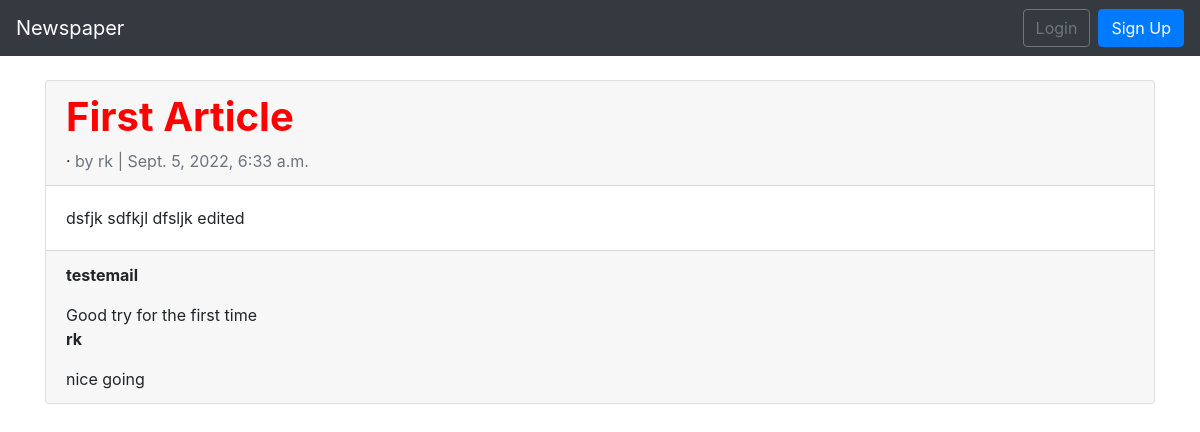
/articles/1/, run on the app's committed database.
### articles/models.py (models this page shows, shortened)
class Article(models.Model):
    title = models.CharField(max_length=255)
    body = models.TextField()
    date = models.DateTimeField(auto_now_add=True)
    author = models.ForeignKey(
        settings.AUTH_USER_MODEL,
        on_delete=models.CASCADE,
    )
    image = models.ImageField(upload_to='covers/', blank = True)

class Comment(models.Model):
    article = models.ForeignKey(
        Article,
        on_delete=models.CASCADE,
        related_name='comments',
    )
    comment = models.CharField(max_length=255)
    author = models.ForeignKey(
        settings.AUTH_USER_MODEL,
        on_delete=models.CASCADE,
    )
    def __str__(self):
        return self.comment

### users/models.py (models this page shows)
class CustomUser(AbstractUser):
    age = models.PositiveIntegerField(default=0)

### articles/views.py (the view)
# urls.py: path('<int:pk>/', views.ArticleDetailView.as_view(), name = 'article_detail'),
class ArticleDetailView(DetailView):
    template_name = 'article_detail.html'
    model = Article

### templates/article_detail.html (shortened to what this page needs)
{% extends 'base.html' %}
{% load static %}
{% block content %}
    <div class="card">
        <div class="card-header">
            <h1><span class="font-weight-bold">{{ article.title }}</span></h1>&middot;
            <span class="text-muted"> by {{article.author}} | {{article.date}}</span>
        </div>
        <div class="card-body">
            {{article.body}}
        </div>
        <div class="card-footer">
            {% for comment in article.comments.all %}
                <p><span class="font-weight-bold">{{comment.author}}</span></p>
                {{comment}}
            {% endfor %}
        </div>
    </div>
{% endblock content %}

### articles/static/css/base.css (style rules this page uses)
h1 { color: red; }

### data on the page
Article: title "First Article", author "rk", date "Sept. 5, 2022, 6:33 a.m.", body "dsfjk sdfkjl dfsljk edited"
Comment: author "testemail", comment "Good try for the first time"
Comment: author "rk", comment "nice going"
